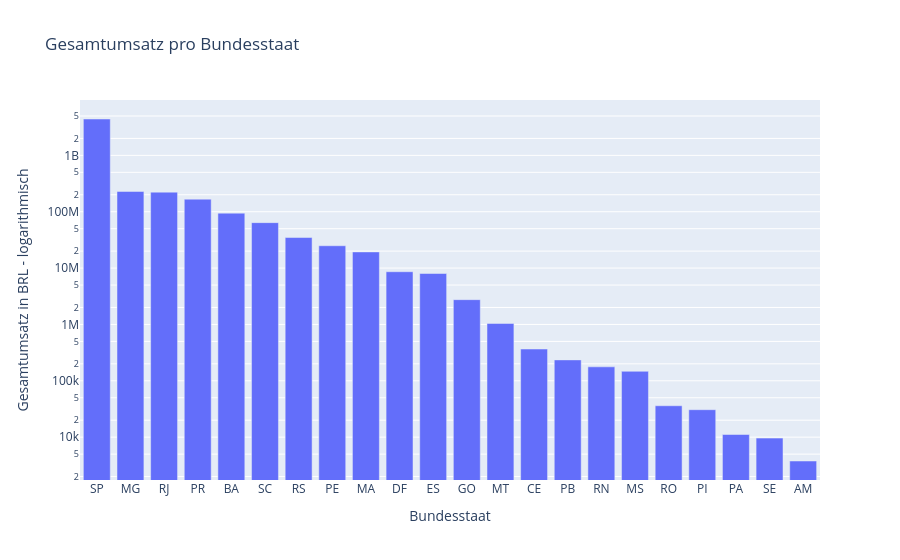

The code cell stored with this chart in its notebook:
### Markdown cell above
### Welcher Staat von den Verkäufern hat den höchsten Umsatz?
- Mit Abstand hat der Staat Sao Paulo den höchsten Umsatz
- Dann kommen mit deutlichen Abstand Minas Gerais, Rio de Janeiro und Parana.

### Code cell
draw_sales_volume_per_seller_state()

### Figure 1 — Plotly figure (JSON) as saved in the notebook; plotly's stock layout.template omitted (floating-point values rounded to 4 significant figures)
{"data": [{"hovertemplate": "Bundesstaat=%{x}<br>Gesamtumsatz in BRL - logarithmisch=%{y}<extra></extra>", "legendgroup": "", "marker": {"color": "#636efa", "pattern": {"shape": ""}}, "name": "", "orientation": "v", "showlegend": false, "textposition": "auto", "type": "bar", "x": ["SP", "MG", "RJ", "PR", "BA", "SC", "RS", "PE", "MA", "DF", "ES", "GO", "MT", "CE", "PB", "RN", "MS", "RO", "PI", "PA", "SE", "AM"], "xaxis": "x", "y": [4420000000.0, 228900000.0, 222700000.0, 167200000.0, 94360000.0, 64060000.0, 34870000.0, 24910000.0, 19360000.0, 8618000.0, 8018000.0, 2752000.0, 1041000.0, 366300.0, 235000.0, 177000.0, 147500.0, 36090.0, 30710.0, 11140.0, 9623.0, 3776.0], "yaxis": "y"}], "layout": {"barmode": "relative", "legend": {"tracegroupgap": 0}, "title": {"text": "Gesamtumsatz pro Bundesstaat"}, "xaxis": {"anchor": "y", "domain": [0, 1], "title": {"text": "Bundesstaat"}}, "yaxis": {"anchor": "x", "domain": [0, 1], "title": {"text": "Gesamtumsatz in BRL - logarithmisch"}, "type": "log"}}}
